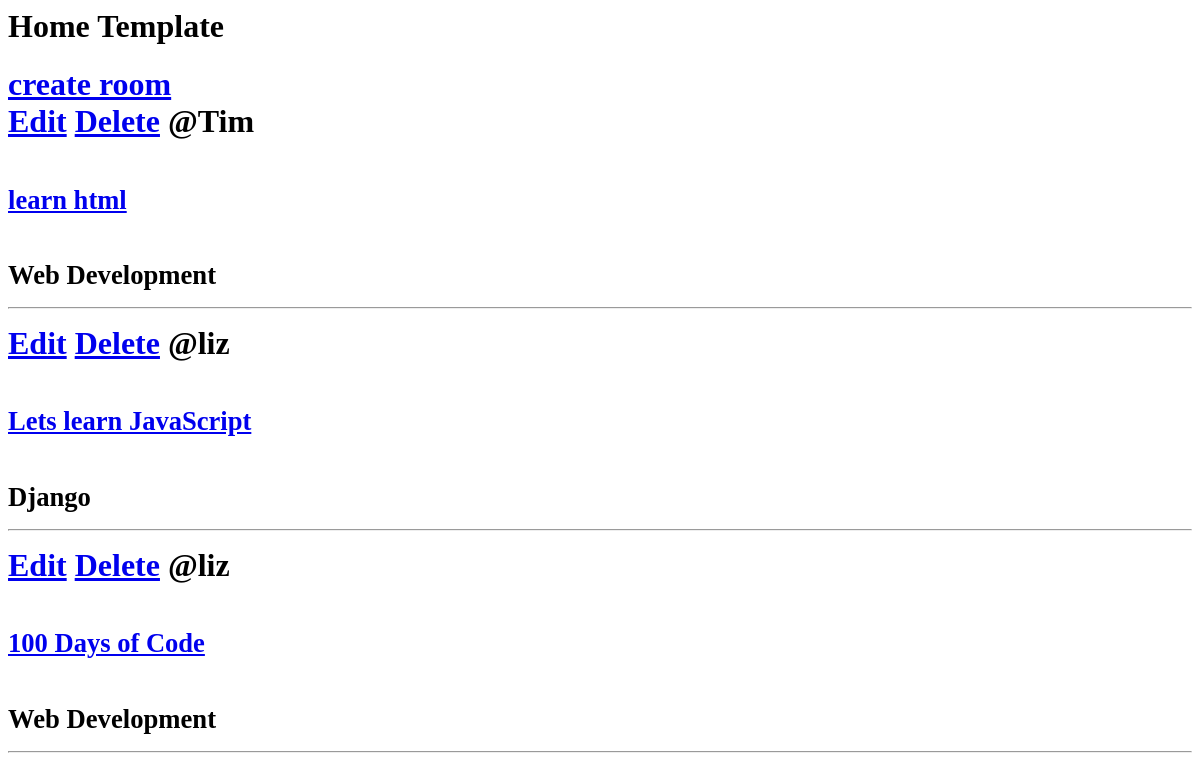
The app's page /, older data.
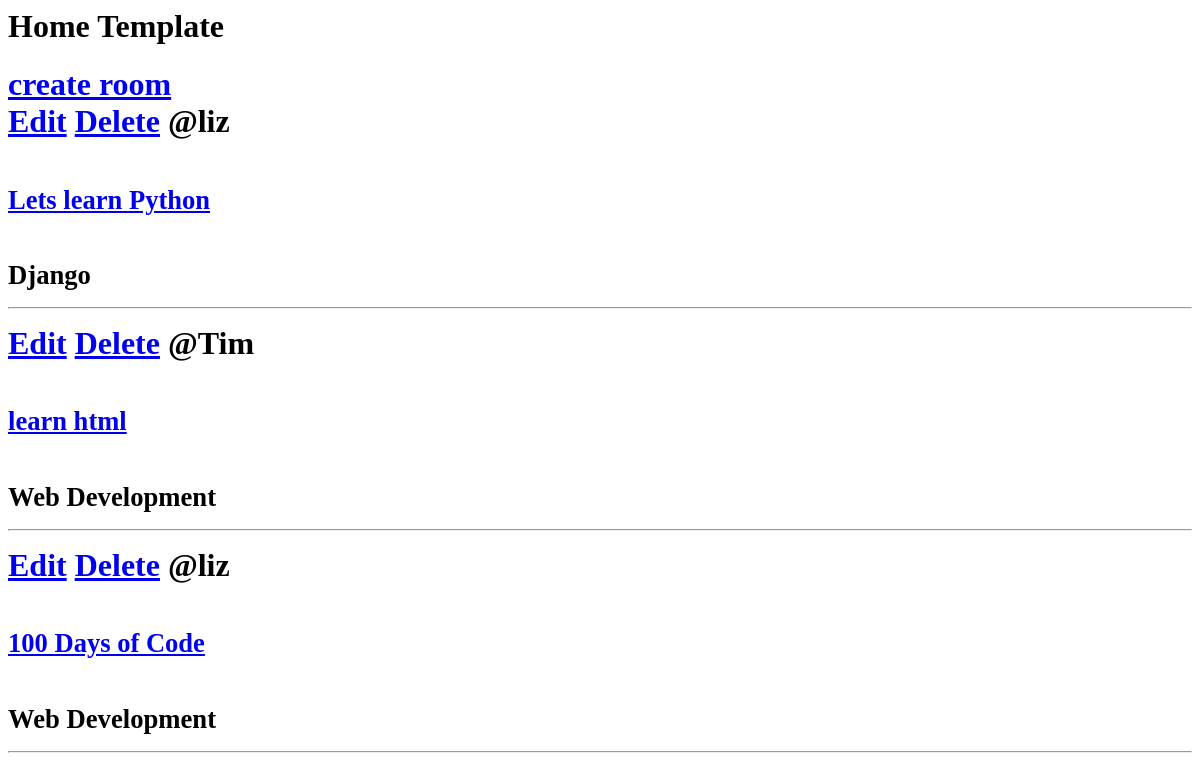
The same page, newer data.
### base/models.py (models this page shows, shortened)
class Room(models.Model):
    host=models.ForeignKey(User, on_delete=models.SET_NULL, null=True)
    topic=models.ForeignKey(Topic, on_delete=models.SET_NULL, null=True)
    name = models.CharField(max_length=200)
    description = models.TextField(null=True, blank=True)
    updated= models.DateTimeField(auto_now = True)
    created= models.DateTimeField(auto_now_add = True)
    class Meta:
        ordering = ['-updated', '-created']
    def __str__(self):
        return self.name

class Topic(models.Model):
    name=models.CharField(max_length=200)

### base/views.py (the view)
# urls.py: path('', views.home, name='home'),
def home(request):
    rooms= Room.objects.all()
    context={
        'rooms':rooms
    }
    return render(request,'base/home.html',context)

### base/templates/base/home.html
<h1>Home Template<h1>
{%load static%}
<div>
    <a href="{% url 'create-room' %}">create room</a>
    {%for room in rooms%}
    <div>
        <a href= "{% url 'update-room' room.id%}">Edit</a>
        <a href= "{% url 'delete-room' room.id%}">Delete</a>
        <span>@{{room.host.username}}</span>
        <h5><a href="{% url 'rooms' room.id%}">{{room}}</a></h5>
        <small>{{room.topic.name}}</small>
        <hr>
    </div>
</div>
{%endfor%}

Row changes from the older to the newer data that the page shows:
changed Room "Django": name "Lets learn JavaScript" → "Lets learn Python"; moves up the list
